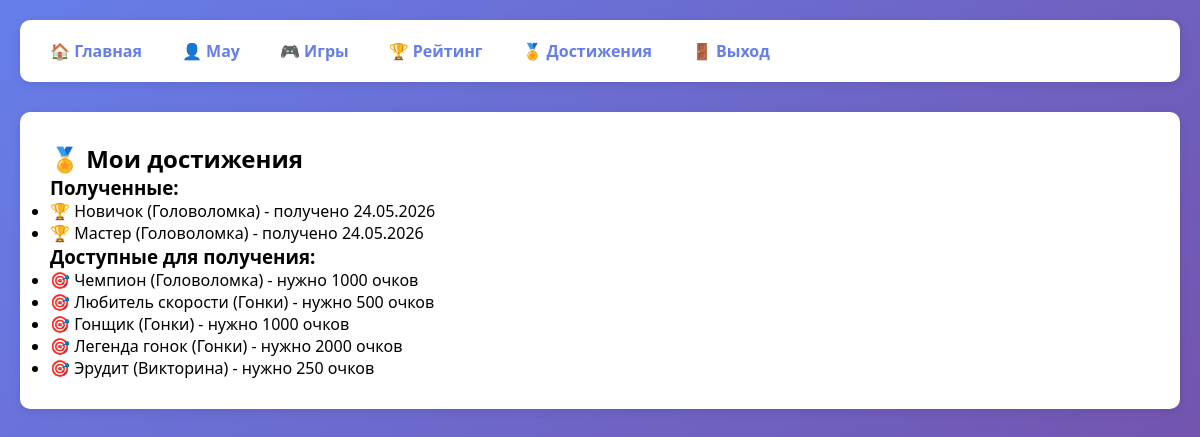
The page /my_achievements/ (signed in) on the database its author committed.
### apps/users/models.py (models this page shows, shortened)
class CustomUser(AbstractUser):
    rating = models.IntegerField(default=0)
    games_played = models.IntegerField(default=0)
    class Meta:
        verbose_name = 'Пользователь'
        verbose_name_plural = 'Пользователи'

### apps/ratings/models.py (models this page shows, shortened)
class UserAchievement(models.Model):
    user = models.ForeignKey(CustomUser, on_delete=models.CASCADE, related_name='achievements')
    achievement = models.ForeignKey(Achievement, on_delete=models.CASCADE)
    earned_at = models.DateTimeField(auto_now_add=True)
    class Meta:
        unique_together = ('user', 'achievement')
        verbose_name = 'Достижение пользователя'
        verbose_name_plural = 'Достижения пользователей'

class Achievement(models.Model):
    name = models.CharField(max_length=100, verbose_name='Название')
    game = models.ForeignKey(Game, on_delete=models.CASCADE, related_name='achievements', verbose_name='Игра')
    required_score = models.IntegerField(verbose_name='Необходимый балл')
    description = models.TextField(blank=True, verbose_name='Описание')
    class Meta:
        verbose_name = 'Достижение'
        verbose_name_plural = 'Достижения'

### apps/games/models.py (models this page shows, shortened)
class Game(models.Model):
    name = models.CharField(max_length=100, verbose_name='Название')
    description = models.TextField(verbose_name='Описание')
    max_score = models.IntegerField(verbose_name='Максимальный балл')
    class Meta:
        verbose_name = 'Игра'
        verbose_name_plural = 'Игры'

### apps/users/views.py (the view)
# urls.py: path('my_achievements/', user_views.my_achievements, name='my_achievements'),
@login_required
def my_achievements(request):
    earned = AchievementLogic.get_user_earned_achievements(request.user.id)
    available = AchievementLogic.get_available_achievements(request.user.id)
    context = {
        'earned': earned,
        'available': available,
    }
    return render(request, 'my_achievements.html', context)

### business_logic/achievement_logic.py (called while the page is built)
    @staticmethod
    def get_user_earned_achievements(user_id):
        return AchievementDAO.get_user_achievements(user_id)

    @staticmethod
    def get_available_achievements(user_id):
        all_achievements = AchievementDAO.get_all_achievements()
        user_achievements = AchievementDAO.get_user_achievements(user_id)
        user_achievement_ids = [ua.achievement.id for ua in user_achievements]
        available = []
        for ach in all_achievements:
            if ach.id not in user_achievement_ids:
                available.append(ach)
        return available

### dao/achievement_dao.py (called while the page is built)
    @staticmethod
    def get_all_achievements():
        return Achievement.objects.all().select_related('game')

    @staticmethod
    def get_user_achievements(user_id):
        return UserAchievement.objects.filter(user_id=user_id).select_related('achievement__game')

### templates/my_achievements.html (shortened to what this page needs)
{% extends 'base.html' %}
{% block content %}
<h2>🏅 Мои достижения</h2>
<h3>Полученные:</h3>
<ul>
    {% for item in earned %}
    <li>🏆 {{ item.achievement.name }} ({{ item.achievement.game.name }}) - получено {{ item.earned_at|date:"d.m.Y" }}</li>
    {% empty %}
    <li>Пока нет достижений</li>
    {% endfor %}
</ul>
<h3>Доступные для получения:</h3>
<ul>
    {% for achievement in available %}
    <li>🎯 {{ achievement.name }} ({{ achievement.game.name }}) - нужно {{ achievement.required_score }} очков</li>
    {% empty %}
    <li>Все достижения получены!</li>
    {% endfor %}
</ul>
{% endblock %}

### templates/base.html (shortened to what this page needs)
<!DOCTYPE html>
<html lang="ru">
<head>
</head>
<body>
    <div class="container">
        <nav>
            <div class="nav-links">
                <a href="/">🏠 Главная</a>
                {% if user.is_authenticated %}
                    <a href="{% url 'profile' %}">👤 {{ user.username }}</a>
                    <a href="{% url 'games_list' %}">🎮 Игры</a>
                    <a href="{% url 'leaderboard' %}">🏆 Рейтинг</a>
                    <a href="{% url 'my_achievements' %}">🏅 Достижения</a>
                    <a href="{% url 'logout' %}">🚪 Выход</a>
                {% else %}
                    <a href="{% url 'login' %}">🔐 Вход</a>
                    <a href="{% url 'register' %}">📝 Регистрация</a>
                {% endif %}
            </div>
        </nav>
        <div class="content">
            {% block content %}{% endblock %}
        </div>
    </div>
</body>
</html>

### templates/base.html (style rules this page uses)
* { margin: 0; padding: 0; box-sizing: border-box; }
body { font-family: 'Segoe UI', Tahoma, Geneva, Verdana, sans-serif; background: linear-gradient(135deg, #667eea 0%, #764ba2 100%); min-height: 100vh; }
.container { max-width: 1200px; margin: 0 auto; padding: 20px; }
nav { background: white; padding: 15px 20px; border-radius: 10px; margin-bottom: 30px; box-shadow: 0 2px 10px rgba(0,0,0,0.1); display: flex; justify-content: space-between; align-items: center; flex-wrap: wrap; }
.nav-links { display: flex; gap: 20px; flex-wrap: wrap; align-items: center; }
nav a { color: #667eea; text-decoration: none; font-weight: bold; padding: 5px 10px; border-radius: 5px; transition: all 0.3s; }
.content { background: white; padding: 30px; border-radius: 10px; box-shadow: 0 2px 10px rgba(0,0,0,0.1); }

### rows shown on the page
CustomUser: username "May"
UserAchievement: achievement.name "Новичок", achievement.game.name "Головоломка", earned_at "24.05.2026"
UserAchievement: achievement.name "Мастер", achievement.game.name "Головоломка", earned_at "24.05.2026"
Achievement: name "Чемпион", game.name "Головоломка", required_score "1000"
Achievement: name "Любитель скорости", game.name "Гонки", required_score "500"
Achievement: name "Гонщик", game.name "Гонки", required_score "1000"
Achievement: name "Легенда гонок", game.name "Гонки", required_score "2000"
Achievement: name "Эрудит", game.name "Викторина", required_score "250"
